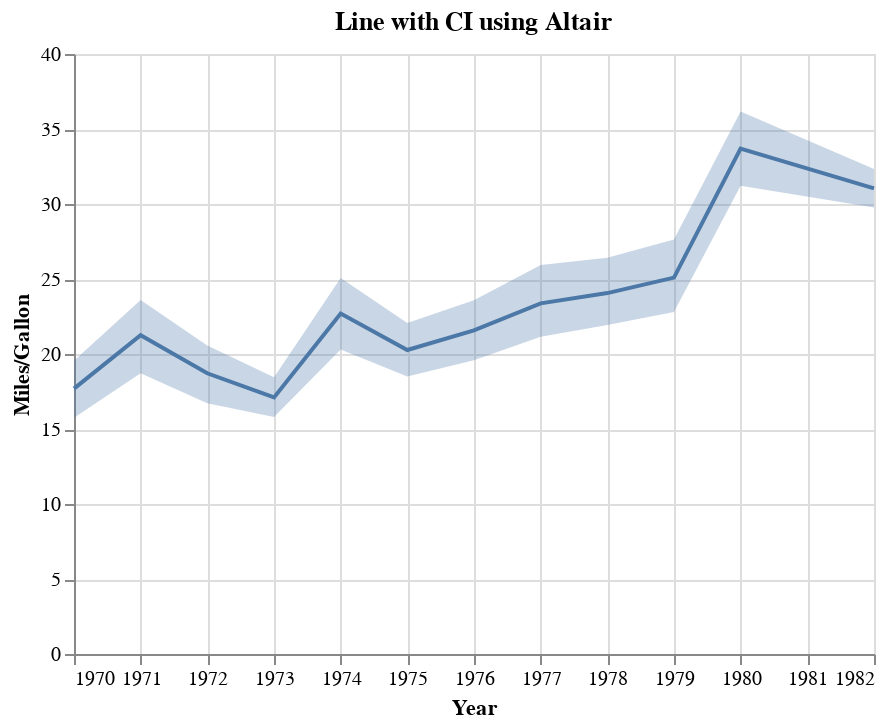

Notebook code for this chart:
### Code cell
#collapse-show
line = alt.Chart(df).mark_line().encode(
    x='Year',
    y='mean(Miles_per_Gallon)'
).properties(
    title="Line with CI using Altair"
)

band = alt.Chart(df).mark_errorband(extent='ci').encode(
    x='Year',
    y=alt.Y('Miles_per_Gallon', title='Miles/Gallon'),
)

band + line

### Figure 1 — Vega-Lite specification as saved in the notebook (floating-point values rounded to 4 significant figures; data arrays with more than 128 entries replaced by an {"elided": "..."} marker saying what was removed)
{"config": {"view": {"continuousWidth": 400, "continuousHeight": 300}}, "layer": [{"mark": {"type": "errorband", "extent": "ci"}, "encoding": {"x": {"type": "temporal", "field": "Year"}, "y": {"type": "quantitative", "field": "Miles_per_Gallon", "title": "Miles/Gallon"}}}, {"mark": "line", "encoding": {"x": {"type": "temporal", "field": "Year"}, "y": {"type": "quantitative", "aggregate": "mean", "field": "Miles_per_Gallon"}}, "title": "Line with CI using Altair"}], "data": {"name": "data-f02450ab61490a1363517a0190416235"}, "$schema": "https://vega.github.io/schema/vega-lite/v4.8.1.json", "datasets": {"data-f02450ab61490a1363517a0190416235": {"elided": "406 records"}}}
